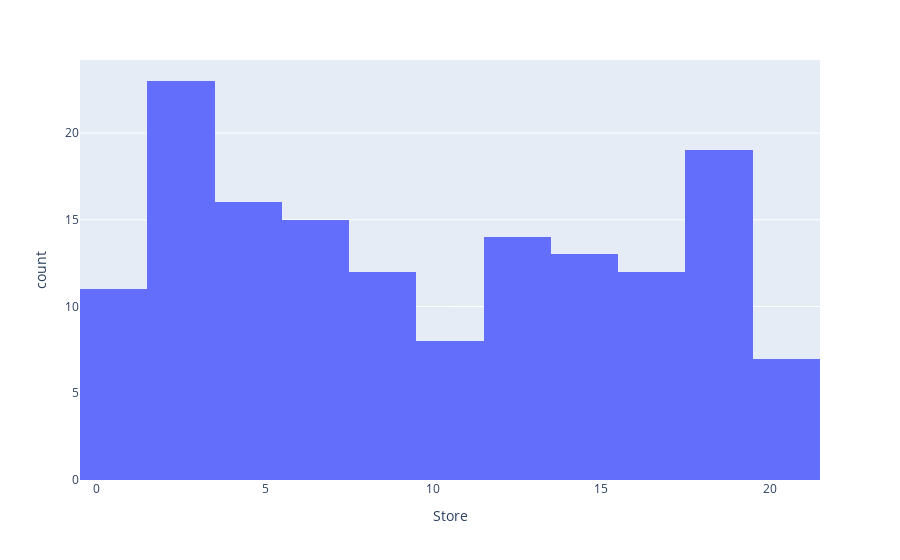
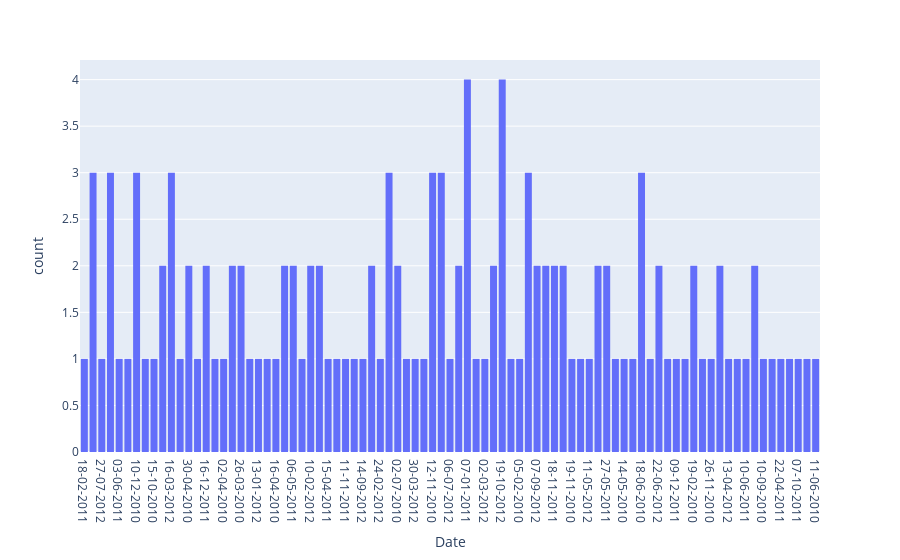
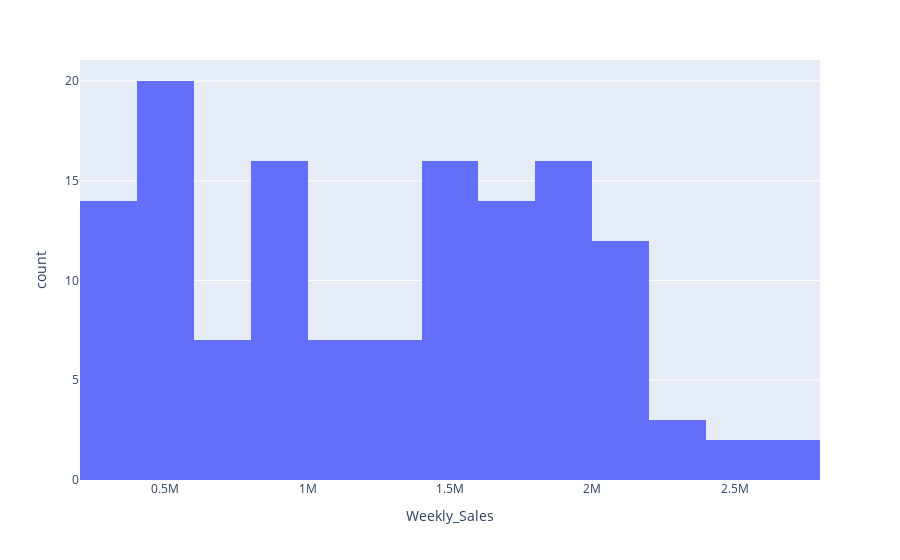
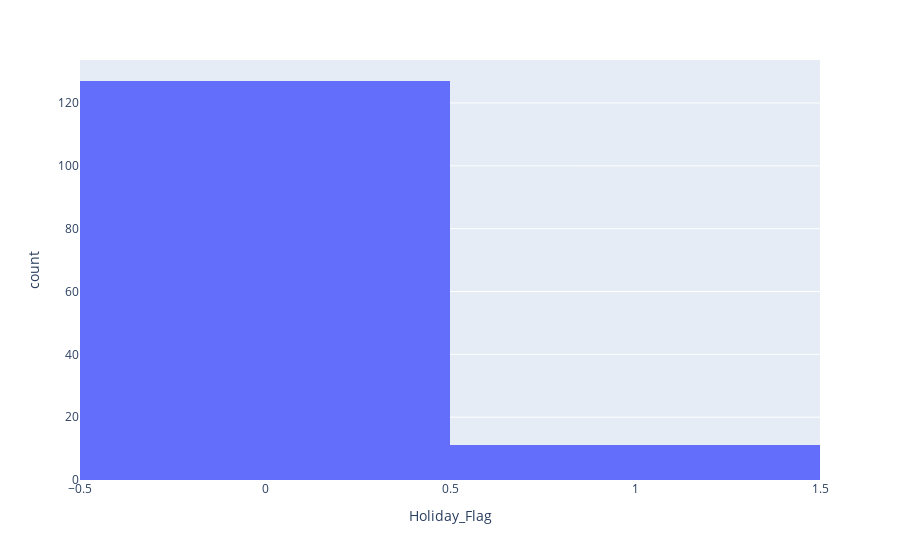

The notebook cell these images were saved under, in order:
### Markdown cell above
#### barplot

### Code cell
for col in data.columns:
    fig = px.histogram(data, x=col)
    fig.show()

### Figure 1 — Plotly figure (JSON) as saved in the notebook; plotly's stock layout.template omitted (floating-point values rounded to 4 significant figures; data arrays with more than 128 entries replaced by an {"elided": "..."} marker saying what was removed)
{"data": [{"alignmentgroup": "True", "bingroup": "x", "hovertemplate": "Store=%{x}<br>count=%{y}<extra></extra>", "legendgroup": "", "marker": {"color": "#636efa", "pattern": {"shape": ""}}, "name": "", "offsetgroup": "", "orientation": "v", "showlegend": false, "type": "histogram", "x": {"elided": "150 int values"}, "xaxis": "x", "yaxis": "y"}], "layout": {"barmode": "relative", "legend": {"tracegroupgap": 0}, "margin": {"t": 60}, "xaxis": {"anchor": "y", "domain": [0, 1], "title": {"text": "Store"}}, "yaxis": {"anchor": "x", "domain": [0, 1], "title": {"text": "count"}}}}

### Figure 2 — Plotly figure (JSON) as saved in the notebook; plotly's stock layout.template omitted (floating-point values rounded to 4 significant figures; data arrays with more than 128 entries replaced by an {"elided": "..."} marker saying what was removed)
{"data": [{"alignmentgroup": "True", "bingroup": "x", "hovertemplate": "Date=%{x}<br>count=%{y}<extra></extra>", "legendgroup": "", "marker": {"color": "#636efa", "pattern": {"shape": ""}}, "name": "", "offsetgroup": "", "orientation": "v", "showlegend": false, "type": "histogram", "x": {"elided": "150 str values"}, "xaxis": "x", "yaxis": "y"}], "layout": {"barmode": "relative", "legend": {"tracegroupgap": 0}, "margin": {"t": 60}, "xaxis": {"anchor": "y", "domain": [0, 1], "title": {"text": "Date"}}, "yaxis": {"anchor": "x", "domain": [0, 1], "title": {"text": "count"}}}}

### Figure 3 — Plotly figure (JSON) as saved in the notebook; plotly's stock layout.template omitted (floating-point values rounded to 4 significant figures; data arrays with more than 128 entries replaced by an {"elided": "..."} marker saying what was removed)
{"data": [{"alignmentgroup": "True", "bingroup": "x", "hovertemplate": "Weekly_Sales=%{x}<br>count=%{y}<extra></extra>", "legendgroup": "", "marker": {"color": "#636efa", "pattern": {"shape": ""}}, "name": "", "offsetgroup": "", "orientation": "v", "showlegend": false, "type": "histogram", "x": {"elided": "150 float values"}, "xaxis": "x", "yaxis": "y"}], "layout": {"barmode": "relative", "legend": {"tracegroupgap": 0}, "margin": {"t": 60}, "xaxis": {"anchor": "y", "domain": [0, 1], "title": {"text": "Weekly_Sales"}}, "yaxis": {"anchor": "x", "domain": [0, 1], "title": {"text": "count"}}}}

### Figure 4 — Plotly figure (JSON) as saved in the notebook; plotly's stock layout.template omitted (floating-point values rounded to 4 significant figures; data arrays with more than 128 entries replaced by an {"elided": "..."} marker saying what was removed)
{"data": [{"alignmentgroup": "True", "bingroup": "x", "hovertemplate": "Holiday_Flag=%{x}<br>count=%{y}<extra></extra>", "legendgroup": "", "marker": {"color": "#636efa", "pattern": {"shape": ""}}, "name": "", "offsetgroup": "", "orientation": "v", "showlegend": false, "type": "histogram", "x": {"elided": "150 int values"}, "xaxis": "x", "yaxis": "y"}], "layout": {"barmode": "relative", "legend": {"tracegroupgap": 0}, "margin": {"t": 60}, "xaxis": {"anchor": "y", "domain": [0, 1], "title": {"text": "Holiday_Flag"}}, "yaxis": {"anchor": "x", "domain": [0, 1], "title": {"text": "count"}}}}
